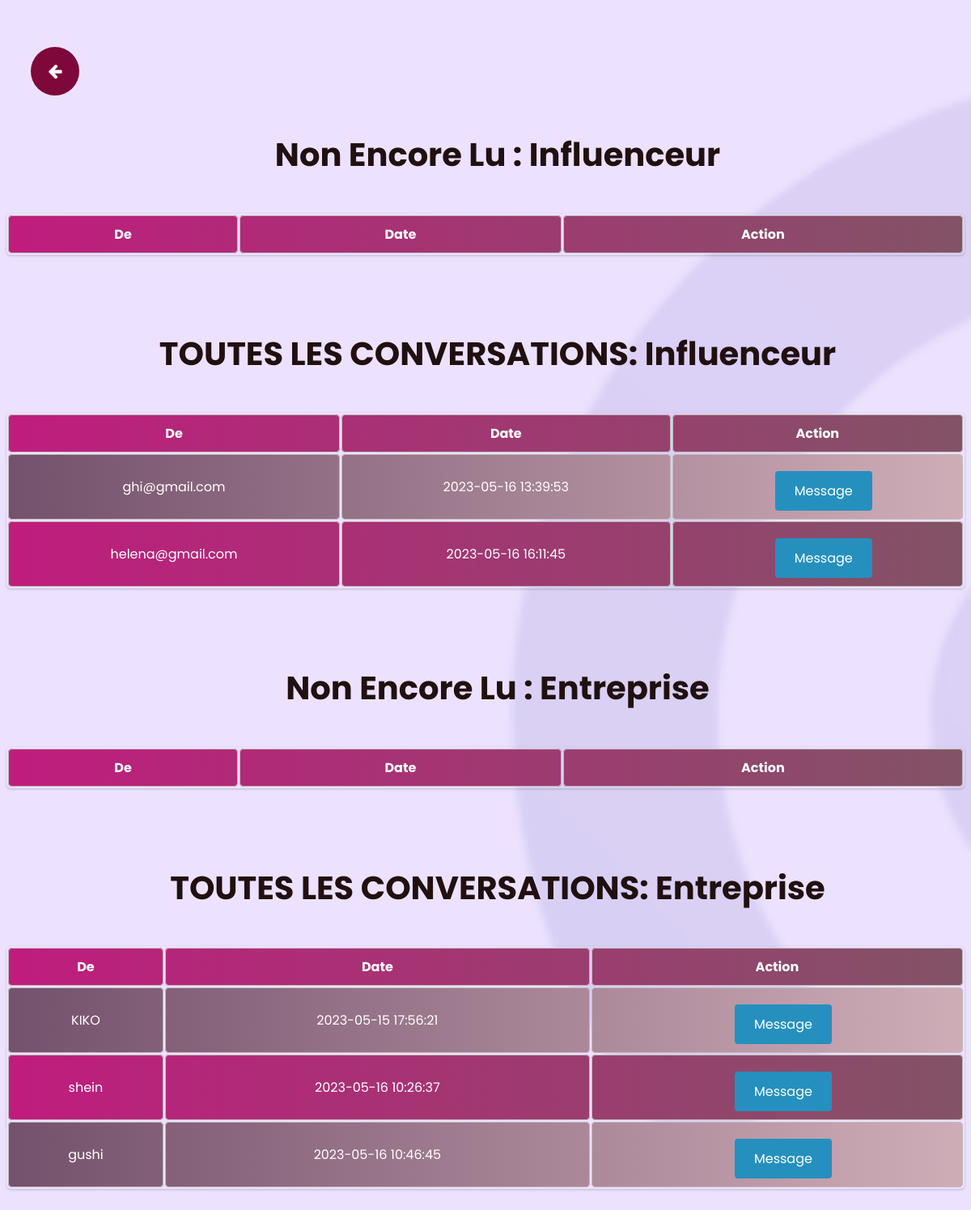
The app's page /mess.php (signed in) with its own data.
### tables this page shows
CREATE TABLE `admin_messages` (
  `message_id` int(11) NOT NULL,
  `user_id` int(11) NOT NULL,
  `user_type` varchar(255) NOT NULL,
  `sender_type` varchar(255) NOT NULL,
  `message_text` longtext NOT NULL,
  `time_stamp` datetime NOT NULL,
  `read_` int(1) DEFAULT NULL
);

CREATE TABLE `influencer` (
  `id` int(11) NOT NULL,
  `nom` varchar(50) NOT NULL,
  `prenom` varchar(50) NOT NULL,
  `age` int(11) DEFAULT NULL,
  `telephone` varchar(20) DEFAULT NULL,
  `email` varchar(100) NOT NULL,
  `insta` varchar(50) DEFAULT NULL,
  `fcbk` varchar(50) DEFAULT NULL,
  `youtube` varchar(50) DEFAULT NULL,
  `domaine` varchar(50) DEFAULT NULL,
  `abonne` text DEFAULT NULL,
  `password` varchar(100) NOT NULL,
  `pfp` varchar(255) DEFAULT NULL
);

CREATE TABLE `entreprise` (
  `id` int(11) NOT NULL,
  `nom` varchar(255) NOT NULL,
  `telephone` varchar(20) DEFAULT NULL,
  `email` varchar(255) NOT NULL,
  `logo` varchar(255) DEFAULT NULL,
  `site` varchar(255) DEFAULT NULL,
  `ca` decimal(20,2) DEFAULT NULL,
  `domaine` varchar(255) DEFAULT NULL,
  `password` varchar(255) NOT NULL
);

### mess.php (the view, shortened to what this page needs)
<?php
include 'database.php';
?>
<!DOCTYPE html>
<html lang="en">
<head>
    <link rel="stylesheet" href="./css/mess.css">
    <link rel="stylesheet" href="https://cdnjs.cloudflare.com/ajax/libs/font-awesome/4.7.0/css/font-awesome.min.css">
</head>
<body>
<?php
echo '<a href="dashboardadmin.php"><button class="retour-btn"><i class="fa fa-arrow-left"></i></button>';
echo "<h1>Non Encore Lu : Influenceur</h1>";
echo "<div class='container'>";
echo "<table>";
echo "<th>De</th><th>Date</th><th>Action</th>";
    echo "</table>";
    echo "</div>";
    echo "<br><br>";
    echo "<h1><center>TOUTES LES CONVERSATIONS: Influenceur</center></h1>";
$sql = "SELECT * FROM admin_messages join influencer on admin_messages.user_id = influencer.id WHERE user_type='influenceur' group by user_id  order by time_stamp ";
$result = mysqli_query($conn, $sql);
echo "<div class='container'>";
echo "<table>";
echo "<th>De</th><th>Date</th><th>Action</th>";
foreach ($result as $row) {
    echo "<tr>";
    echo "<td>" .$row['email'] . "</td>";
    echo "<td>".$row['time_stamp']."</td>";
    echo "<td>";
    echo "<form method='post'>";
    echo "<button type='submit' class='message-btn' name='message'>Message</button>";
    echo "</form>";
    echo "</td>";
    echo "</tr>";
    }
    echo "</table>";
    echo "</div>";
echo "<br><br>";
    echo "<h1>Non Encore Lu : Entreprise</h1>";
echo "<div class='container'>";
echo "<table>";
echo "<th>De</th><th>Date</th><th>Action</th>";
    echo "</table>";
    echo "</div>";
echo "<br><br>";
    echo "<h1><center>TOUTES LES CONVERSATIONS: Entreprise</center></h1>";
$sql = "SELECT * FROM admin_messages join entreprise on admin_messages.user_id = entreprise.id WHERE  user_type like 'entreprise' group by user_id  order by time_stamp ";
$result = mysqli_query($conn, $sql);
echo "<div class='container'>";
echo "<table>";
echo "<th>De</th><th>Date</th><th>Action</th>";
foreach ($result as $row) {
    echo "<tr>";
    echo "<td>" .$row['nom'] . "</td>";
    echo "<td>".$row['time_stamp']."</td>";
               echo "<td>";
        echo "<form method='post'>";
        echo "<button type='submit' class='message-btn' name='message'>Message</button>";
        echo "</form>";
        echo "</td>";
        echo "</tr>";
    }
    echo "</table>";
    echo "</div>";
echo "<br><br>";
       ?>
</body>
</html>

### css/mess.css (style rules this page uses)
* { font-family: "poppins", sans-serif; text-decoration: none; }
body { background-image: url("../images/bg.png"); background-size: cover; background-attachment: fixed; }
h1 { transition: left .5s; padding: 16px; margin-left: 30px; font-size: 40px; text-align: center; color: #211010; }
table { border-collapse: collapse; width: 100%; box-shadow: 0 1px 3px rgba(0, 0, 0, 0.2); border-collapse: separate; border-color: #787475; border-radius: 5px; margin-top: 20px; }
td, th { border: 1px solid #c2bbbb; border-radius: 5px; padding: 10px; text-align: center; color: white; }
tr:nth-child(odd) { background: linear-gradient(to right, #c01c7e, #825366); }
tr:nth-child(even) { background: linear-gradient(to right, #74516c, #cfadb7); }
.retour-btn { background-color: #7d0839; display: inline-block; margin-top: 50px; margin-left: 30px; width: 60px; height: 60px; border-radius: 50%; color: #fff; text-align: center; font-size: 20px; line-height: 40px; border: none; align-items: center; }
.message-btn { background-color: #2590be; border: none; border-radius: 4px; color: white; padding: 12px 24px; cursor: pointer; text-align: center; text-decoration: none; display: inline-block; font-size: 16px; cursor: pointer; margin-left: 15px; margin-top: 10px; margin-right: 0px; }

### records on screen
admin_messages: influencer.email "ghi@gmail.com", time_stamp "2023-05-16 13:39:53"
admin_messages: influencer.email "helena@gmail.com", time_stamp "2023-05-16 16:11:45"
admin_messages: entreprise.nom "KIKO", time_stamp "2023-05-15 17:56:21"
admin_messages: entreprise.nom "shein", time_stamp "2023-05-16 10:26:37"
admin_messages: entreprise.nom "gushi", time_stamp "2023-05-16 10:46:45"
